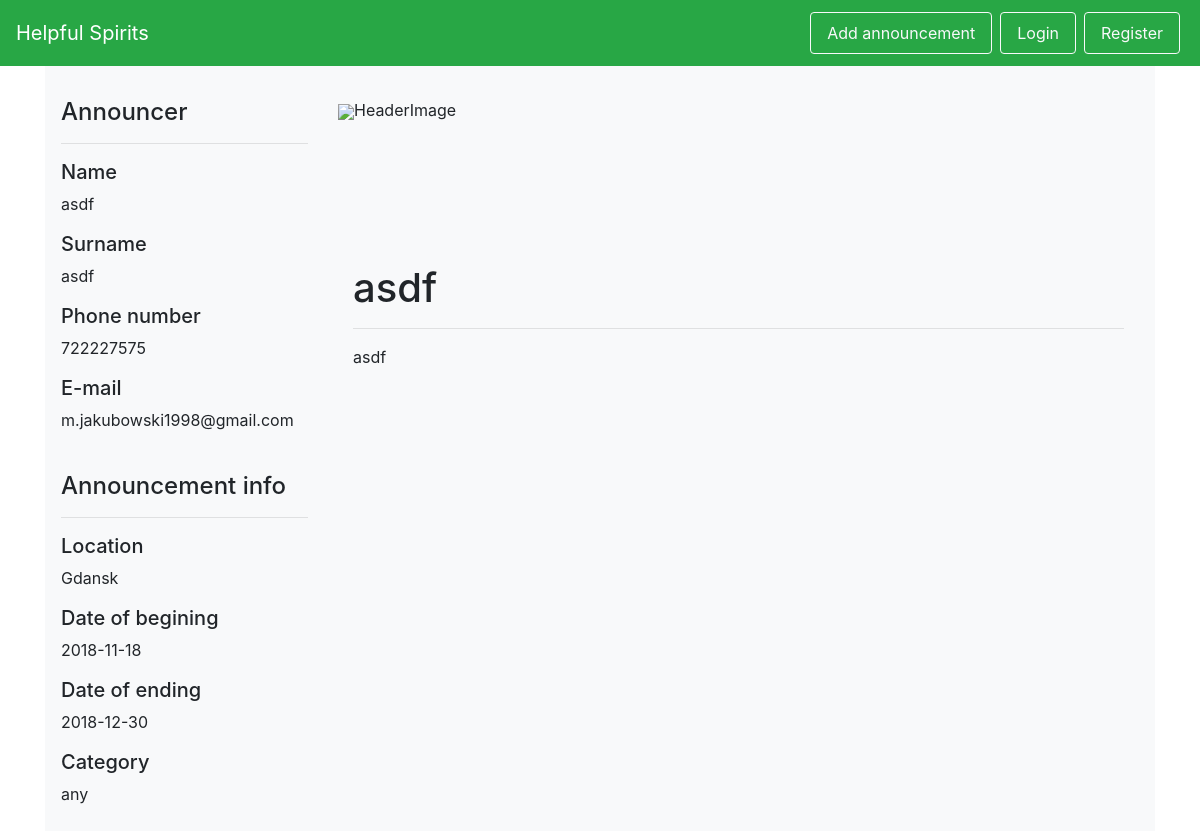
/posters/1, run on the app's committed database.
### helpful_spirits/models.py (models this page shows, shortened)
class User(db.Model, UserMixin):
    id = db.Column(db.Integer, primary_key=True)
    firstname = db.Column(db.String(50), nullable=False)
    surname = db.Column(db.String(50), nullable=False)
    birthday = db.Column(db.Date, nullable=False)
    phone = db.Column(db.String, nullable=False)
    password_hash = db.Column(db.String, nullable=False)
    email = db.Column(db.String)
    @staticmethod
    def get_by_id(id):
        return User.query.filter_by(id=id).first()

class City(db.Model):
    id = db.Column(db.Integer, primary_key=True)
    name = db.Column(db.String(50), nullable=False, unique=True)
    volunteers = db.relationship('Volunteer', backref='city')
    locations = db.relationship('Location', backref='city')

class Poster(db.Model):
    id = db.Column(db.Integer, primary_key=True)
    add_date = db.Column(db.Date, nullable=False)
    start_date = db.Column(db.Date, nullable=False)
    end_date = db.Column(db.Date)
    is_active = db.Column(db.Boolean, nullable=False)
    title = db.Column(db.String(100), nullable=False)
    description = db.Column(db.String(1000), nullable=False)
    location_id = db.Column(db.Integer, db.ForeignKey('location.id'), nullable=False)
    victim_id = db.Column(db.Integer, db.ForeignKey('victim.id'), nullable=False)
    category_id = db.Column(db.Integer, db.ForeignKey('category.id'), nullable=False)
    @staticmethod
    def get_by_id(id):
        return Poster.query.filter_by(id=id).first()

class Category(db.Model):
    id = db.Column(db.Integer, primary_key=True)
    name = db.Column(db.String(50), nullable=False)
    danger_level = db.Column(db.Integer, nullable=False)
    posters = db.relationship('Poster', backref='category')

### helpful_spirits/views.py (the view)
@app.route('/posters/<id>')
def poster(id):
    form = AddPoster()
    poster = Poster.get_by_id(id)
    if poster is None:
        return redirect(url_for('posters'))
    victim = Victim.find_user_by_id(poster.victim_id)
    return render_template('poster.html', poster=poster, form=form, victim=victim)

### helpful_spirits/models.py (called while the page is built)
    @staticmethod
    def find_user_by_id(id):
        return User.get_by_id(id)

### helpful_spirits/templates/poster.html (shortened to what this page needs)
{% extends 'base.html' %}
{% from "includes/_forms.html" import render_field %}
{% block body %}
<div id="wrapper-div" class="py-3" style="background-color: #f8f9fa;">
    <div class="row py-3 px-3">
        <div class="col-md-3 col-xs-12">
            <h4>Announcer</h4>
            <hr/>
            <h5>Name</h5>
            <p>{{ victim.firstname }}</p>
            <h5>Surname</h5>
            <p>{{ victim.surname }}</p>
            <h5>Phone number</h5>
            <p>{{ victim.phone }}</p>
            <h5>E-mail</h5>
            <p>{{ victim.email }}</p>
            <br/>
            <h4>Announcement info</h4>
            <hr/>
            <h5>Location</h5>
            <p>{{ poster.location.city.name }}</p>
            <h5>Date of begining</h5>
            <p>{{ poster.add_date }}</p>
            <h5>Date of ending</h5>
            <p>{{ poster.end_date }}</p>
            <h5>Category</h5>
            <p>{{ poster.category.name }}</p>
        </div>
        <div class="col-md-9 col-xs-12">
            <div class="img-wrapper" style="min-height:150px;"><img src="#">HeaderImage</img></div>
            <div class="container py-3" >
                <h1>{{ poster.title }}</h1>
                <hr/>
                <p>{{ poster.description }}</p>
            </div>
        </div>
    </div>
</div>
{% endblock %}

### data on the page
User: firstname "asdf", surname "asdf", phone "722227575", email "m.jakubowski1998@gmail.com"
City: location.city.name "Gdansk"
Poster: add_date "2018-11-18", end_date "2018-12-30", title "asdf", description "asdf"
Category: category.name "any"
